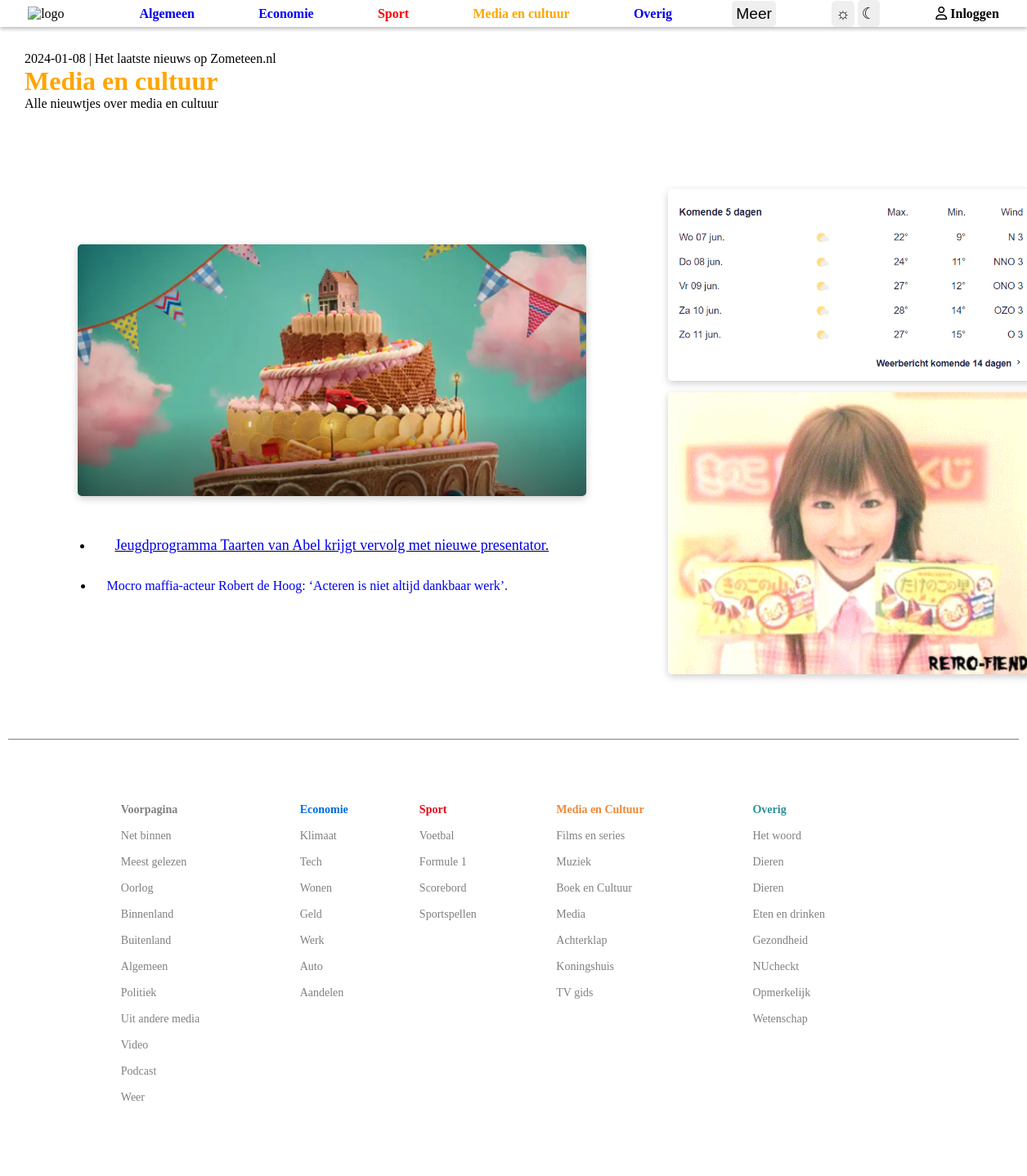
Screenshot of /media_en_cultuur.php with the database file from the repository.
### tables this page shows
CREATE TABLE `nieuwsberichten` (
    id INT NOT NULL AUTO_INCREMENT PRIMARY KEY,
    titel VARCHAR(100) NOT NULL,
    categorie ENUM('economie', 'sport', 'media_en_cultuur', 'overig') NOT NULL,
    datum_geplaatst DATETIME NOT NULL,
    inhoud1 TEXT NOT NULL,
    inhoud2 TEXT NOT NULL,
    afbeelding_naam VARCHAR(100)
);

CREATE TABLE `advertenties` (
    id INT NOT NULL AUTO_INCREMENT PRIMARY KEY,
    naam VARCHAR(100) NULL,
    afbeelding_naam VARCHAR(100)
);

### database_connectie.php (called while the page is built)
<?php
$host = '127.0.0.1';
$db   = 'nieuwspagina_zometeen';
$user = 'bit_academy';
$pass = 'bit_academy';
$charset = 'utf8mb4';
$dsn = "mysql:host=$host;dbname=$db;charset=$charset";
$options = [
    PDO::ATTR_ERRMODE            => PDO::ERRMODE_EXCEPTION,
    PDO::ATTR_DEFAULT_FETCH_MODE => PDO::FETCH_ASSOC,
    PDO::ATTR_EMULATE_PREPARES   => false,
];
try {
    $pdo = new PDO($dsn, $user, $pass, $options);
} catch (PDOException $e) {
    exit('Error connecting to database: ' . $e->getMessage());
}
$random_number = rand(1, 7);
$advertensiePDO = $pdo->query("SELECT afbeelding_naam FROM advertenties WHERE id = $random_number");
$advertensie = $advertensiePDO->fetch();
?>

### media_en_cultuur.php (the view, shortened to what this page needs)
<!DOCTYPE html>
<html lang="nl">
<head>
    <?PHP
    include "./database_connectie.php";
    $artikelenPDO = $pdo->query("SELECT titel, id FROM nieuwsberichten WHERE
    categorie = 'media_en_cultuur' ORDER BY datum_geplaatst DESC");
    $afbeelding_naamPDO = $pdo ->query("SELECT afbeelding_naam FROM nieuwsberichten WHERE
    categorie = 'media_en_cultuur' ORDER BY datum_geplaatst DESC LIMIT 1");
    $afbeelding_naam = $afbeelding_naamPDO->fetch();
    ?>
    <link rel="stylesheet" href="style.css">
    <link rel="stylesheet" href="https://cdnjs.cloudflare.com/ajax/libs/font-awesome/6.4.0/css/all.min.css">
</head>
<body>
    <?PHP include "./header.php"; ?>
    <div class="titel">
        <p><?PHP echo date("Y-m-d") ?> | Het laatste nieuws op Zometeen.nl</p>
        <h1 class="media_en_cultuur">Media en cultuur</h1>
        <p>Alle nieuwtjes over media en cultuur</p>
    </div>
    <div class="algemeen">
        <div>
            <img class="news_list_afbeelding" src="afbeeldingen/nieuws_afbeeldingen/<?PHP echo $afbeelding_naam['afbeelding_naam']; ?>.png" alt="afbeelding">
            <div class="news_list">
                <ul>
                <?PHP
                while($bericht = $artikelenPDO->fetch()) {
                    echo "<li class='nieuws_titel'><a href='./nieuwsbericht.php?id=" . $bericht['id'] . "'>" . $bericht['titel'] . "</a></li>";
                }
                ?>
                </ul>
            </div>
        </div>
        <div>
            <img src="afbeeldingen/weerbericht.png" alt="weerbericht" class="algemeen_afbeelding">
            <img src="afbeeldingen/adv/<?PHP echo $advertensie['afbeelding_naam']; ?>.gif" alt="adv" class="algemeen_afbeelding">
        </div>
   </div>
   <?PHP include "./footer.php";?>
</body>
</html>

### style.css (style rules this page uses)
* { margin: 0; padding: 0; }
body { display: flex; flex-direction: column; }
div { margin: 10px; padding: 20px; }
a { text-decoration: none; padding: 5px; border-radius: 5px; }
.media_en_cultuur { text-decoration: none; color: orange; }
.titel { width: 310px; }
.algemeen { display: flex; flex-direction: row; justify-content: space-evenly; align-items: center; }
.algemeen>div:last-child { width: 30%; }
.nieuws_titel { padding: 10px; }
.nieuws_titel:first-child { font-size: large; text-decoration: underline; padding: 20px; }
.algemeen_afbeelding { width: 450px; border-radius: 5px; box-shadow: 0 3px 10px rgb(0 0 0 / 0.2); margin: 5px; }
.news_list_afbeelding { display: block; width: 97%; border-radius: 5px; box-shadow: 0 3px 10px rgb(0 0 0 / 0.2); margin: 5px; margin-right: auto; margin-left: auto; }

### rows the page displays
nieuwsberichten: afbeelding_naam (picture), titel "Jeugdprogramma Taarten van Abel krijgt vervolg met nieuwe presentator."
nieuwsberichten: titel "Mocro maffia-acteur Robert de Hoog: ‘Acteren is niet altijd dankbaar werk’."
advertenties: afbeelding_naam (picture)
